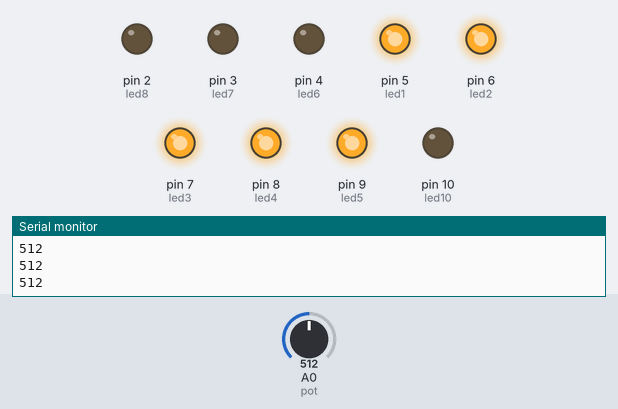
The sketch below on a simulated Arduino Uno, built with avr-gcc and run on an emulated ATmega328P. Shown: output pins drawn as LEDs (lit = HIGH), the last lines printed to the serial monitor. Inputs (shaded band) come from the test bench; at power-on: A0 (pot) = 512.

Above: at 1.2 s.
1.3 s: A0 (pot) set to 490
At 2.5 s:
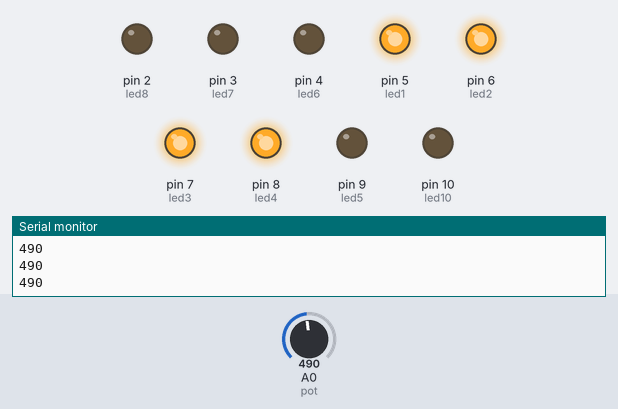
2.8 s: A0 (pot) set to 306
At 4.0 s:
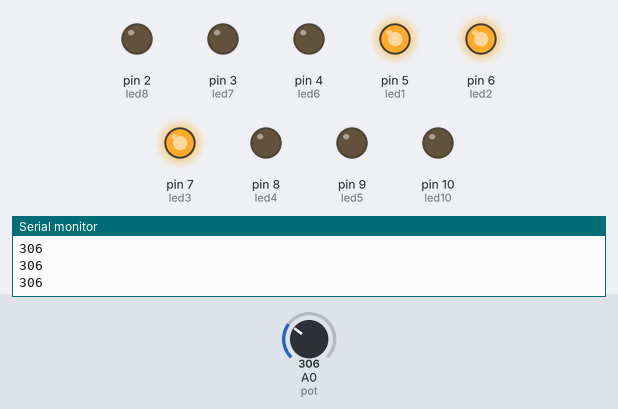
4.3 s: A0 (pot) set to 290
At 5.0 s:
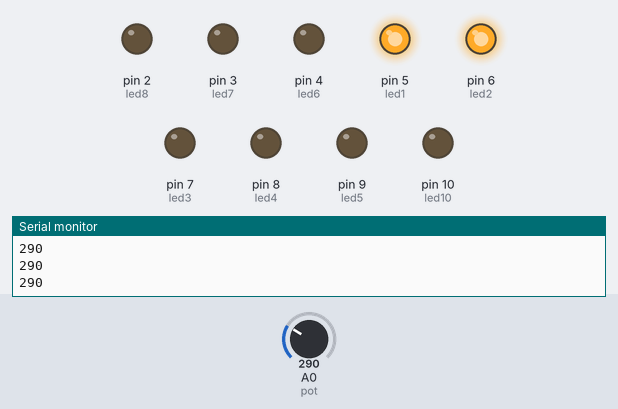
5.8 s: A0 (pot) set to 122
At 6.3 s:
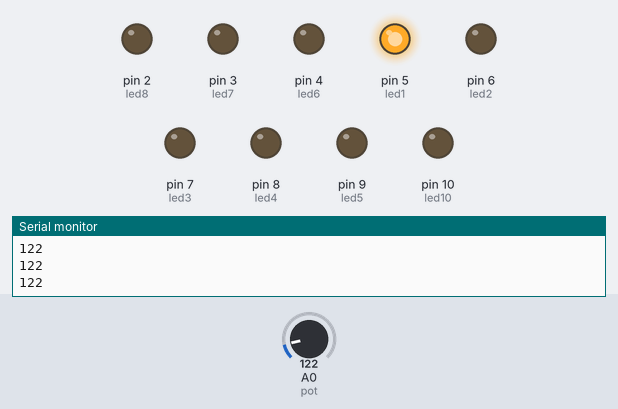
7.3 s: A0 (pot) set to 110
8.8 s: A0 (pot) set to 96
At 9.7 s:
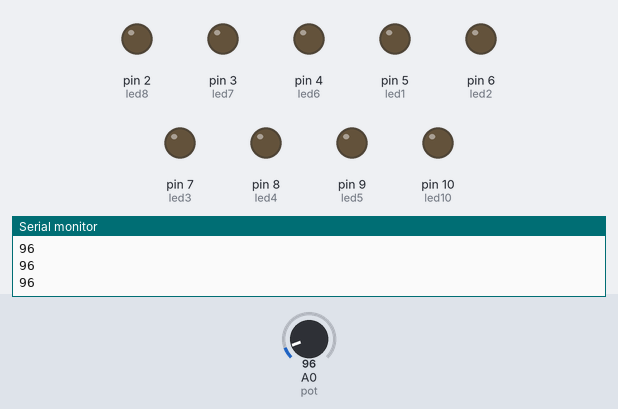
Timing chart, 0 to 11.3 s (numbered marks = the images above; inputs shaded):
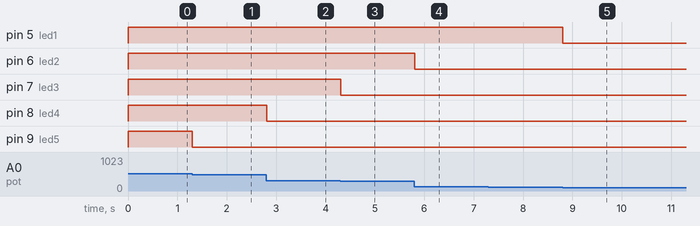

Measured:
- the behaviour switches between 101 and 100 on A0 (pot) (found by bisection; images 4 and 5)
- after the input at 1.3 s, pin 9 (led5): HIGH → LOW at once
- after the input at 2.8 s, pin 8 (led4): HIGH → LOW at once
- after the input at 4.3 s, pin 7 (led3): HIGH → LOW at once
- after the input at 5.8 s, pin 6 (led2): HIGH → LOW at once
- after the input at 8.8 s, pin 5 (led1): HIGH → LOW at once

The sketch:

exercicio_91.ino
```cpp
const int led1 = 5;
const int led2 = 6;
const int led3 = 7;
const int led4 = 8;
const int led5 = 9;
const int led6 = 4;
const int led7 = 3;
const int led8 = 2;
const int led9 = 1;
const int led10 = 10;

const int pot = 0;
int var = 0;

void setup()
{
  pinMode(led1, OUTPUT);
  pinMode(led2, OUTPUT);
  pinMode(led3, OUTPUT);
  pinMode(led4, OUTPUT);
  pinMode(led5, OUTPUT);
  pinMode(led6, OUTPUT);
  pinMode(led7, OUTPUT);
  pinMode(led8, OUTPUT);
  pinMode(led9, OUTPUT);
  pinMode(led10, OUTPUT);
  Serial.begin(9600);
}

void loop()
{
 var = analogRead(pot);
 Serial.println(var);

  if(var > 100){
    digitalWrite(led1,HIGH);
  }else{
    digitalWrite(led1,LOW);
  }

  if(var > 200){
    digitalWrite(led2,HIGH);
  }else{
    digitalWrite(led2,LOW);
  }

  if(var > 300){
    digitalWrite(led3,HIGH);
  }else{
    digitalWrite(led3,LOW);
  }

  if(var > 400){
    digitalWrite(led4,HIGH);
  }else{
    digitalWrite(led4,LOW);
  }

  if(var > 500){
    digitalWrite(led5,HIGH);
  }else{
    digitalWrite(led5,LOW);
  }
  if(var > 600){
    digitalWrite(led6,HIGH);
  }else{
    digitalWrite(led6,LOW);
  }

  if(var > 700){
    digitalWrite(led7,HIGH);
  }else{
    digitalWrite(led7,LOW);
  }

  if(var > 800){
    digitalWrite(led8,HIGH);
  }else{
    digitalWrite(led8,LOW);
  }

  if(var > 900){
    digitalWrite(led9,HIGH);
  }else{
    digitalWrite(led9,LOW);
  }

  if(var > 1000){
    digitalWrite(led10,HIGH);
  }else{
    digitalWrite(led10,LOW);
 }
}

 
```
